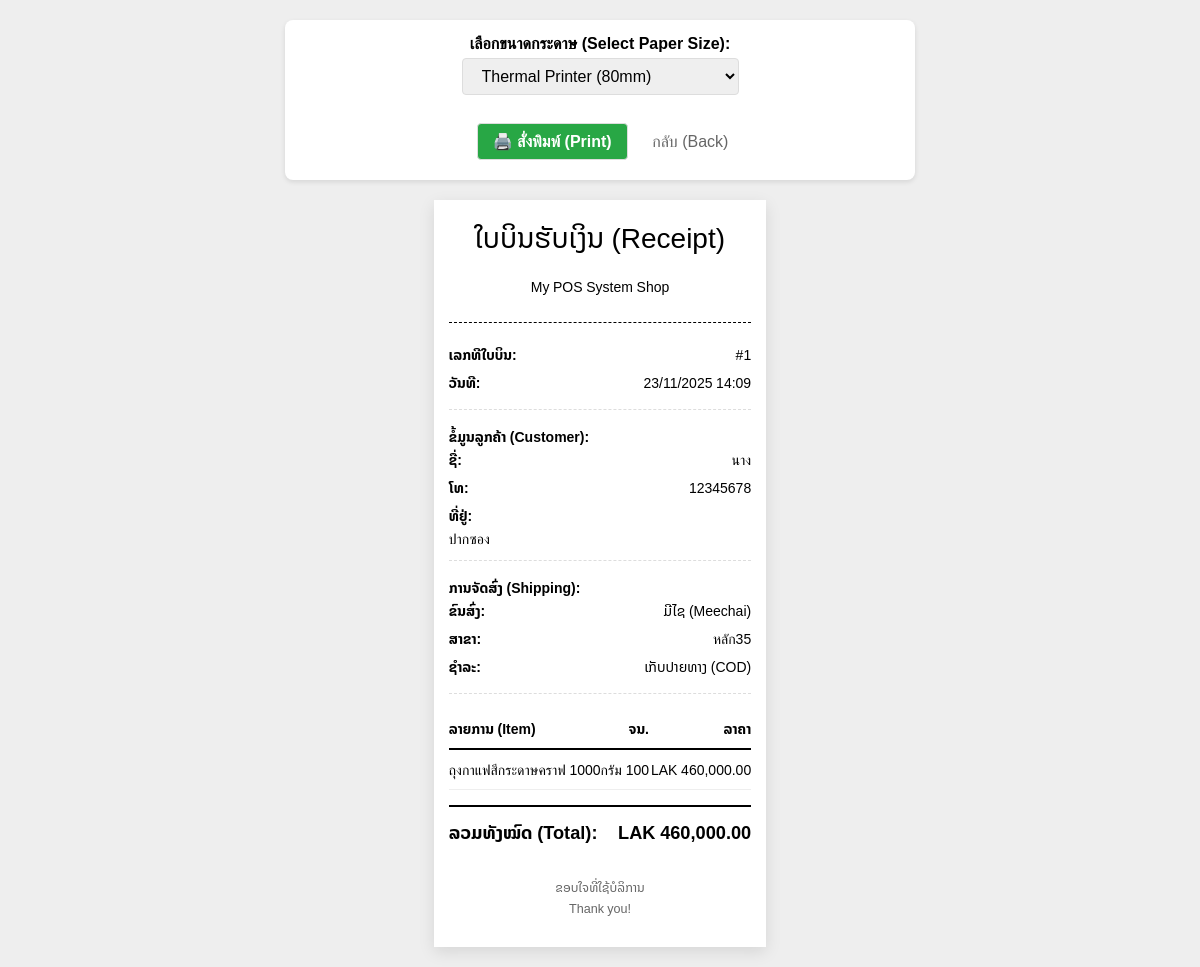
Screenshot of /order/1/print with the database file from the repository.
### app.py (models this page shows, shortened)
class Order(db.Model):
    id = db.Column(db.Integer, primary_key=True)
    order_date = db.Column(db.DateTime, nullable=False, default=datetime.utcnow)
    total_price = db.Column(db.Float, nullable=False)
    payment_status = db.Column(db.String(20), nullable=False, default='Pending')
    order_status = db.Column(db.String(20), nullable=False, default='Pending')
    customer_name = db.Column(db.String(100), nullable=True)
    customer_phone = db.Column(db.String(20), nullable=True)
    customer_address = db.Column(db.Text, nullable=True)
    destination_branch = db.Column(db.String(100), nullable=True)
    transport_company = db.Column(db.String(50), nullable=True)
    payment_method = db.Column(db.String(50), nullable=True)
    items = db.relationship('OrderItem', backref='order', lazy=True, cascade="all, delete-orphan")

class OrderItem(db.Model):
    id = db.Column(db.Integer, primary_key=True)
    order_id = db.Column(db.Integer, db.ForeignKey('order.id'), nullable=False)
    product_id = db.Column(db.Integer, db.ForeignKey('product.id'), nullable=False)
    product_name = db.Column(db.String(100), nullable=False)
    quantity = db.Column(db.Integer, nullable=False)
    price_at_purchase = db.Column(db.Float, nullable=False)
    cost_at_purchase = db.Column(db.Float, nullable=False, default=0.0)

### app.py (the view)
@app.route('/order/<int:order_id>/print')
def print_receipt(order_id):
    order = Order.query.get_or_404(order_id)
    return render_template('print_receipt.html', order=order)

### templates/print_receipt.html (shortened to what this page needs)
<!DOCTYPE html>
<html lang="lo">
<head>
</head>
<body>
    <div class="control-panel no-print">
        <label for="paper-select"><strong>เลือกขนาดกระดาษ (Select Paper Size):</strong></label>
        <br>
        <select id="paper-select" onchange="changePaperSize()">
            <option value="80mm" selected>Thermal Printer (80mm)</option>
        </select>
        <br><br>
        <button onclick="window.print()" class="btn-print">🖨️ สั่งพิมพ์ (Print)</button>
        <a href="{{ url_for('order_detail', order_id=order.id) }}" class="btn-back">กลับ (Back)</a>
    </div>
    <div id="printable-area" class="paper-80mm">
        <div class="header">
            <h1>ໃບບິນຮັບເງິນ (Receipt)</h1>
            <p>My POS System Shop</p>
        </div>
        <div class="info-section">
            <div class="info-row"><span class="label">ເລກທີໃບບິນ:</span> <span>#{{ order.id }}</span></div>
            <div class="info-row"><span class="label">ວັນທີ:</span> <span>{{ order.order_date.strftime('%d/%m/%Y %H:%M') }}</span></div>
        </div>
        <div class="info-section">
            <strong>ຂໍ້ມູນລູກຄ້າ (Customer):</strong><br>
            <div class="info-row"><span class="label">ຊື່:</span> <span>{{ order.customer_name or '-' }}</span></div>
            <div class="info-row"><span class="label">ໂທ:</span> <span>{{ order.customer_phone or '-' }}</span></div>
            <div style="margin-top: 5px;"><span class="label">ທີ່ຢູ່:</span><br> {{ order.customer_address or '-' }}</div>
        </div>
        <div class="info-section">
            <strong>ການຈັດສົ່ງ (Shipping):</strong><br>
            <div class="info-row">
                <span class="label">ຂົນສົ່ງ:</span>
                <span>
                    {% if order.transport_company == 'อนุชิต' %} ອະນຸຊິດ (Anuchit)
                    {% elif order.transport_company == 'มีไชย' %} ມີໄຊ (Meechai)
                    {% elif order.transport_company == 'รุ่งอรุณ' %} ຮຸ່ງອາລຸນ (Rungarun)
                    {% else %} {{ order.transport_company or '-' }}
                    {% endif %}
                </span>
            </div>
            <div class="info-row"><span class="label">ສາຂາ:</span> <span>{{ order.destination_branch or '-' }}</span></div>
            <div class="info-row">
                <span class="label">ຊໍາລະ:</span>
                <span>
                {% if order.payment_method == 'COD' %} ເກັບປາຍທາງ (COD)
                {% elif order.payment_method == 'Transfer' %} ໂອນເງິນສົດ (Transfer)
                {% else %} -
                {% endif %}
                </span>
            </div>
        </div>
        <table>
            <thead>
                <tr>
                    <th>ລາຍການ (Item)</th>
                    <th class="text-right">ຈນ.</th>
                    <th class="text-right">ລາຄາ</th>
                </tr>
            </thead>
            <tbody>
                {% for item in order.items %}
                    <tr>
                        <td>{{ item.product_name }}</td>
                        <td class="text-right">{{ item.quantity }}</td>
                        <td class="text-right">LAK {{ "{:,.2f}".format(item.quantity * item.price_at_purchase) }}</td>
                    </tr>
                {% endfor %}
            </tbody>
        </table>
        <div class="totals">
            <div class="info-row grand-total">
                <span class="label">ລວມທັງໝົດ (Total):</span>
                <span>LAK {{ "{:,.2f}".format(order.total_price) }}</span>
            </div>
        </div>
        <div class="footer">
            <p>ຂອບໃຈທີ່ໃຊ້ບໍລິການ<br>Thank you!</p>
        </div>
    </div>
</body>
</html>

### templates/print_receipt.html (style rules this page uses)
body { font-family: 'Noto Sans Lao', sans-serif; background-color: #eee; margin: 0; padding: 20px; color: #000; }
.control-panel { background: #fff; padding: 15px; border-radius: 8px; box-shadow: 0 2px 5px rgba(0,0,0,0.1); margin-bottom: 20px; text-align: center; max-width: 600px; margin-left: auto; margin-right: auto; font-family: sans-serif; }
.control-panel select, .control-panel button { padding: 8px 15px; font-size: 1em; margin: 5px; cursor: pointer; border: 1px solid #ddd; border-radius: 4px; }
.btn-print { background-color: #28a745; color: white; border: none; font-weight: bold; }
.btn-back { text-decoration: none; color: #666; margin-left: 15px; }
#printable-area { background: #fff; margin: 0 auto; box-shadow: 0 5px 15px rgba(0,0,0,0.1); transition: all 0.3s ease; }
.paper-80mm { max-width: 80mm; padding: 15px; font-size: 14px; }
.header { text-align: center; margin-bottom: 20px; border-bottom: 1px dashed #000; padding-bottom: 10px; }
.header h1 { margin: 0; font-weight: normal; }
.info-section { margin-bottom: 15px; border-bottom: 1px dashed #ddd; padding-bottom: 10px; }
.info-row { display: flex; justify-content: space-between; margin-bottom: 5px; }
.label { font-weight: bold; }
table { width: 100%; border-collapse: collapse; margin-bottom: 15px; }
th, td { text-align: left; padding: 8px 0; border-bottom: 1px solid #eee; }
th { font-weight: bold; border-bottom: 2px solid #000; }
.text-right { text-align: right; }
.totals { margin-top: 15px; border-top: 2px solid #000; padding-top: 10px; }
.grand-total { font-size: 1.3em; font-weight: bold; }
.footer { text-align: center; margin-top: 30px; font-size: 0.9em; color: #666; }

### rows the page displays
Order: id "1", order_date "23/11/2025 14:09", customer_name "นาง", customer_phone "12345678", customer_address "ปากซอง", destination_branch "หลัก35", total_price "460,000.00"
OrderItem: product_name "ถุงกาแฟสีกระดาษคราฟ 1000กรัม", quantity "100", item.quantity*item.price_at_purchase "460,000.00"
